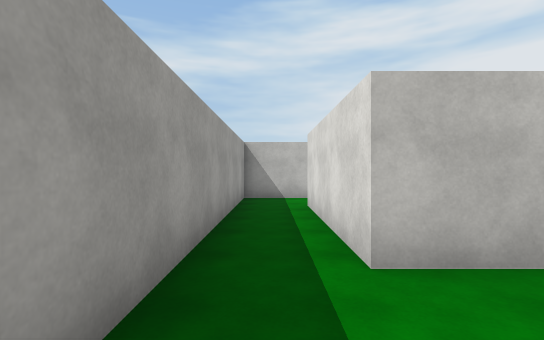
View 1 (above)

24 first-person views from a walk through a scene from a Unity 3-D project. The camera is 1.5 m above the floor, looks level and sees 85° across. The floor is counted in squares, 2 m on a side. Each view is taken from the middle of a square. On the plan, view 1 faces up. The plan holds only what a view shows up to about 10 squares ahead; the rest is blank. The place goes on beyond the plan. Some surface patterns are stand-ins.

View 2
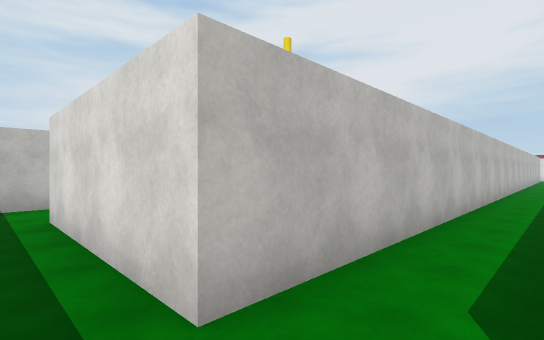

View 3
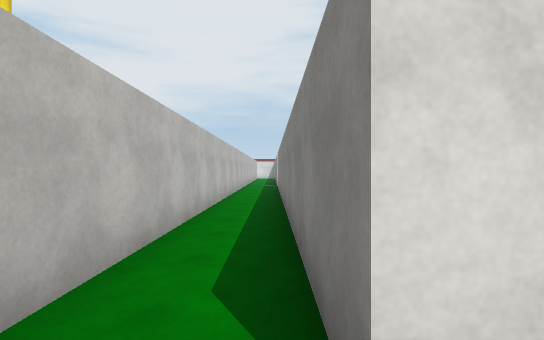

View 4
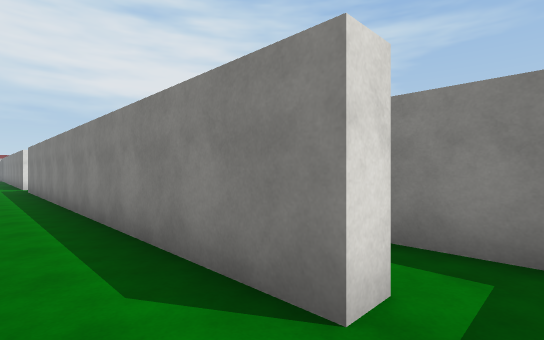

View 5
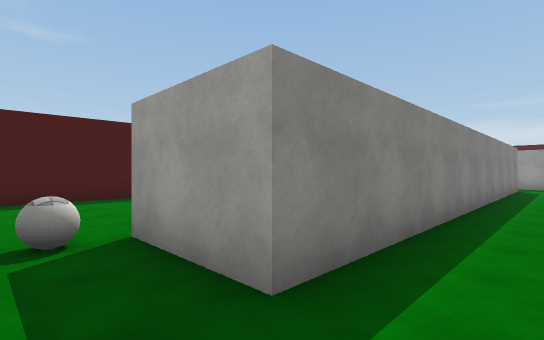

View 6
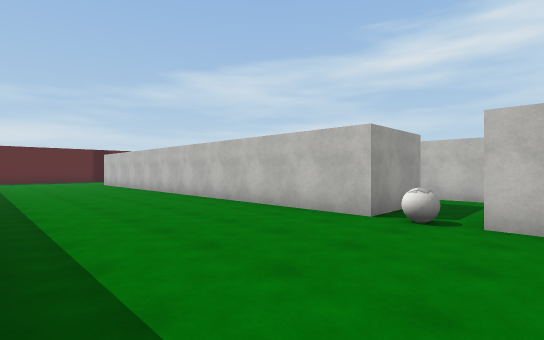

View 7
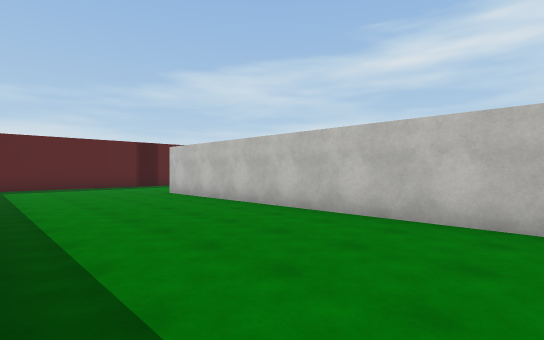

View 8
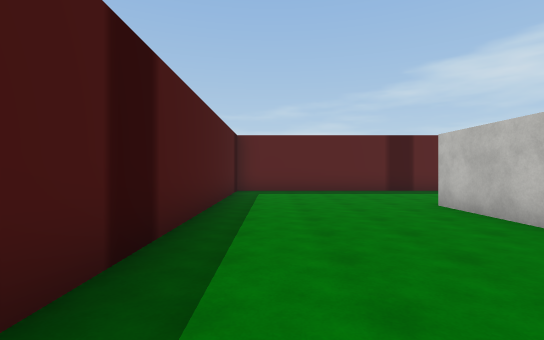

View 9
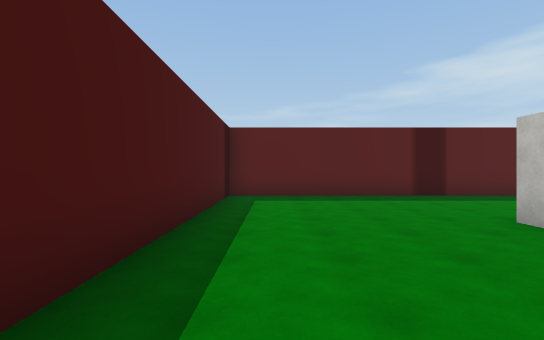

View 10
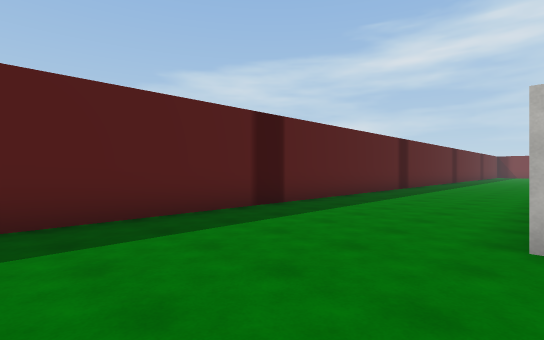

View 11
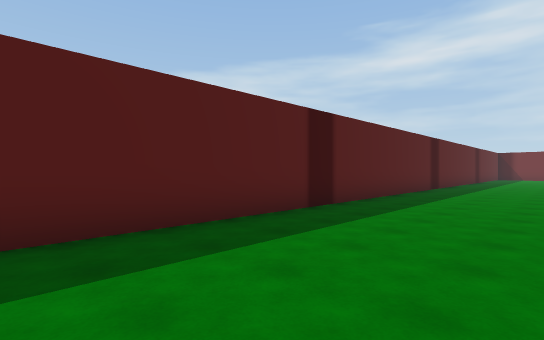

View 12
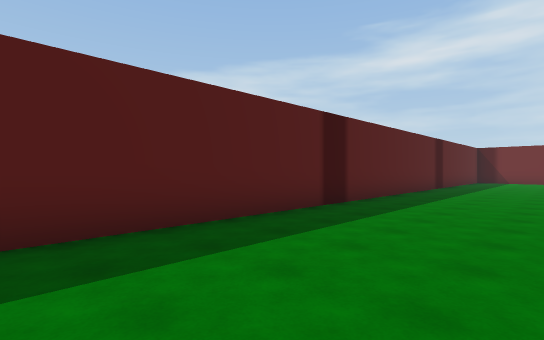

View 13
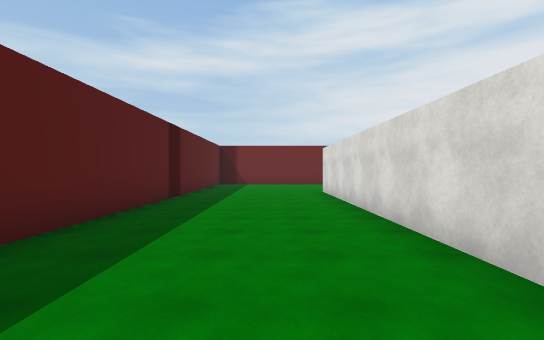

View 14
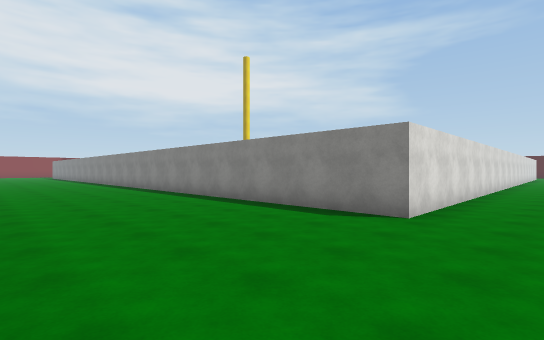

View 15
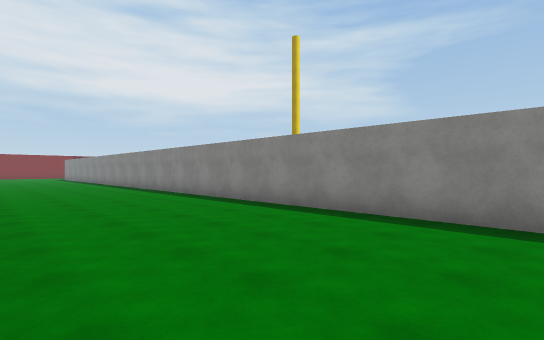

View 16
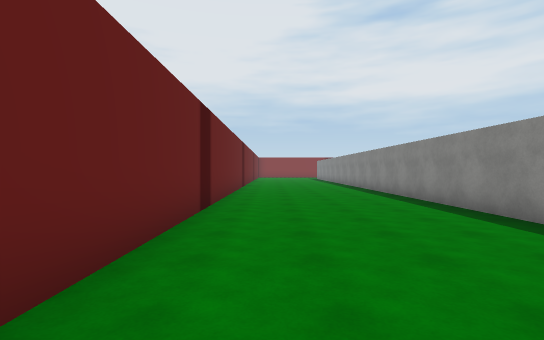

View 17
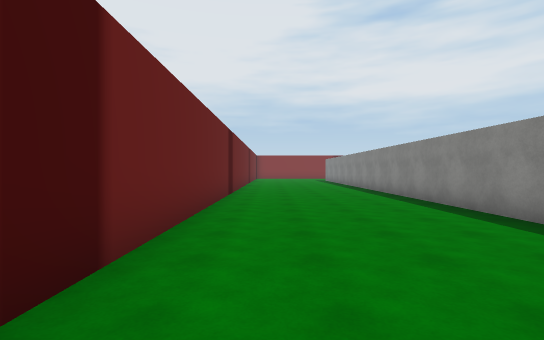

View 18
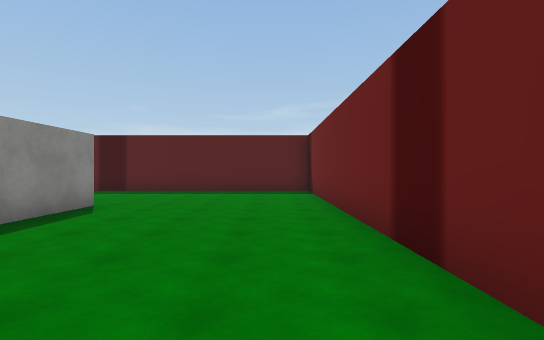

View 19
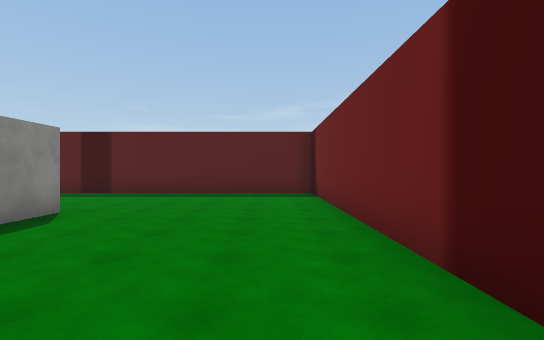

View 20
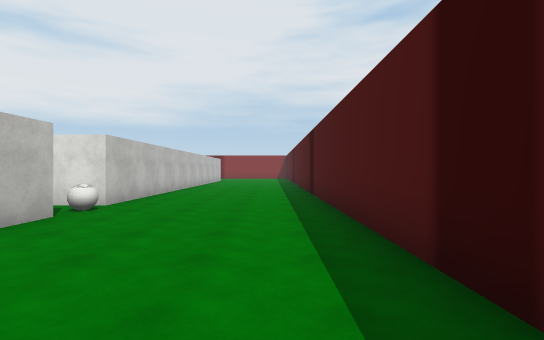

View 21
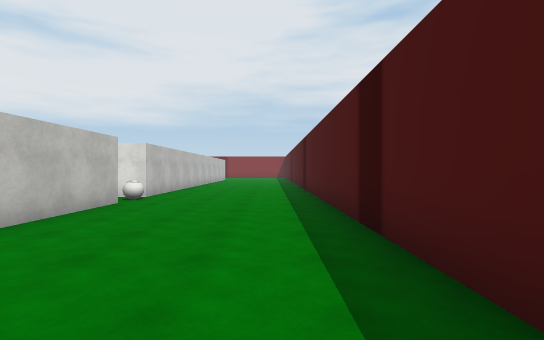

View 22
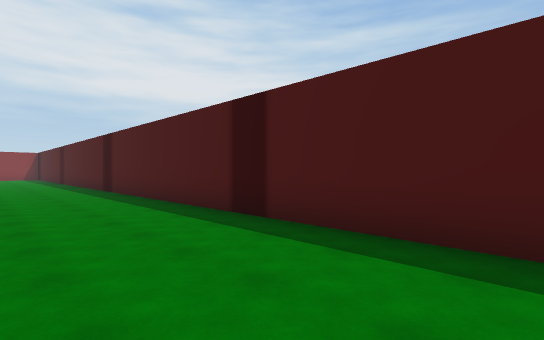

View 23
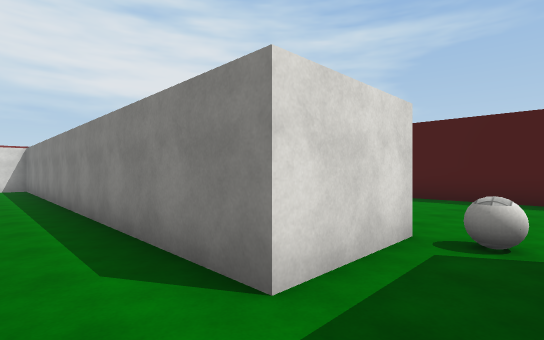

View 24
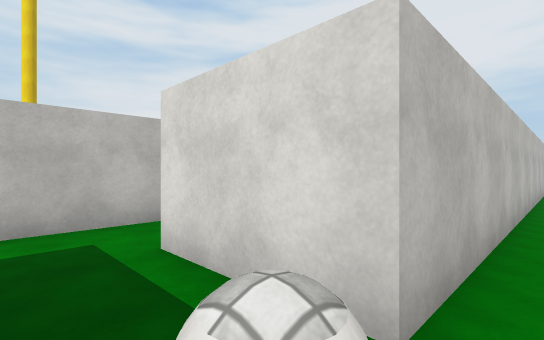

### Floor plan
Points are (right, up) in squares from view 1. A wall is a line through its corners. A room is listed if a view was taken in it or the views show most of it. See-through windows are left out.
Room 1 (views 1, 2, 3)
walls: (0.8, 0.2) (0.8, 0.7); (0.1, -1) (1.4, -1)
ways out: opening at (0, 1) to room 2
Room 2 (view 4)
walls: (0.8, 2.2) (0.8, 6.2); (1.1, 8) (-0.7, 8) (-0.7, 0.8)
ways out: opening at (0, 1) to room 1; opening at (1, 2) to room 3; opening at (1, 7)
Room 3 (views 5, 23)
walls: (14.3, -0.5) (14.3, 0.7) (18.5, 0.7); (15, 2.2) (0.8, 2.2); (0.8, 0.7) (12.7, 0.7) (12.7, -0.6)
ways out: opening at (1, 2) to room 2; opening at (14, 0) to room 4
Room 4 (views 6, 7, 8, 9, 10, 11, 12, 13, 14, 15, 16, 17, 18, 19, 20, 21, 22, 24)
walls: (-1.2, 15.9) (-1.2, 24.2) (18, 24.2); (6.1, -6.3) (18, -6.3); (3.6, 29.3) (-5.7, 29.3) (-5.7, -6.3) (3.8, -6.3); (12.6, -1.5) (-1.3, -1.5); (18.5, -1.5) (14.3, -1.5) (14.3, -0.5); (18, 29.3) (5.4, 29.3)
ways out: opening at (14, 0) to room 3
objects: ball (13, -1)

Positions as (right, up) in squares from view 1, and headings:
1: (0, 0), facing up
2: (0, 1), facing up-right
3: (0, 1), facing right
4: (0, 2), facing down-right
5: (14, 2), facing down-left
6: (15, -6), facing up-left
7: (8, -6), facing up-left
8: (5, -5), facing left
9: (3, -5), facing left
10: (-1, -5), facing up-left
11: (-2, 2), facing up-left
12: (-2, 9), facing up-left
13: (-3, 14), facing up
14: (-3, 29), facing down-right
15: (2, 29), facing down-right
16: (4, 28), facing right
17: (8, 28), facing right
18: (5, 28), facing left
19: (4, 28), facing left
20: (8, -5), facing right
21: (6, -5), facing right
22: (6, -3), facing down-right
23: (13, 2), facing down-right
24: (13, -2), facing up-right
